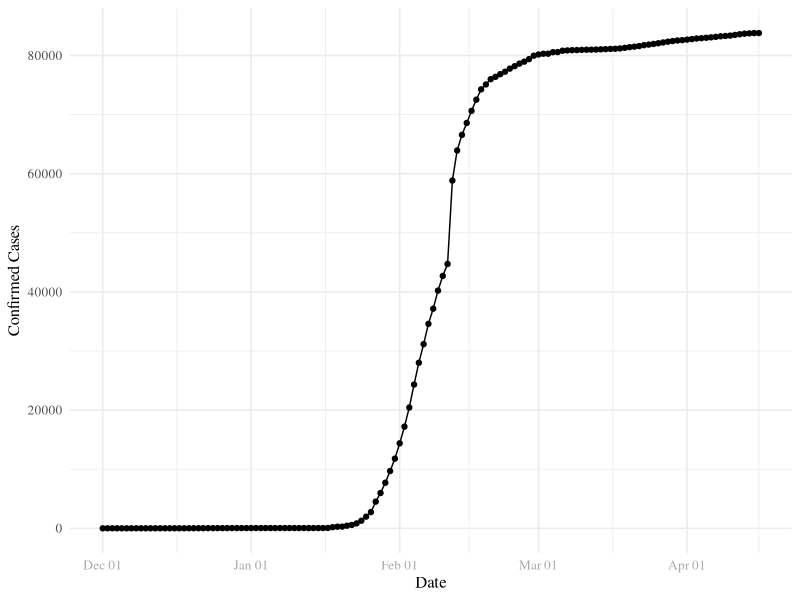
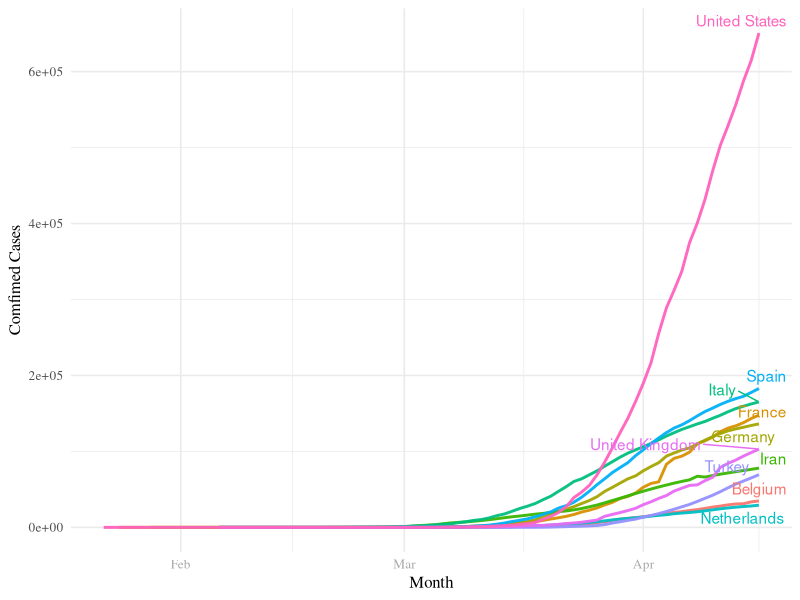
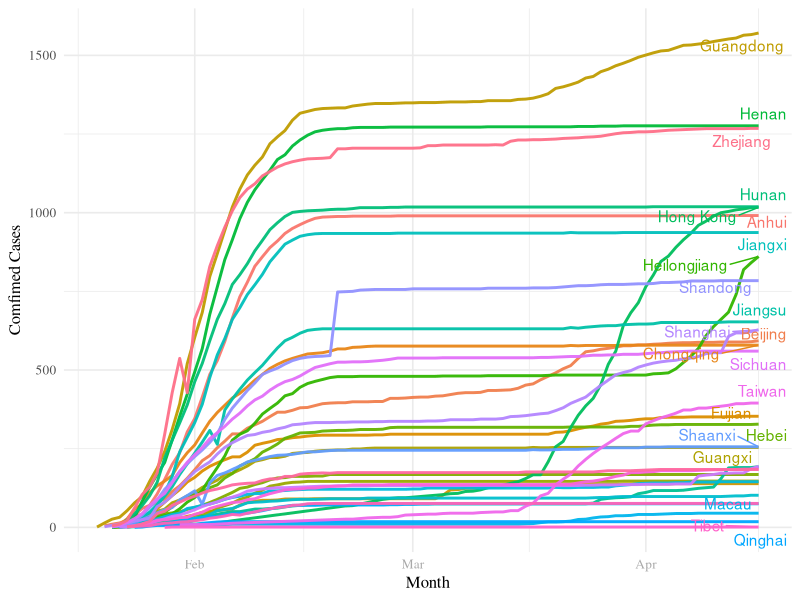
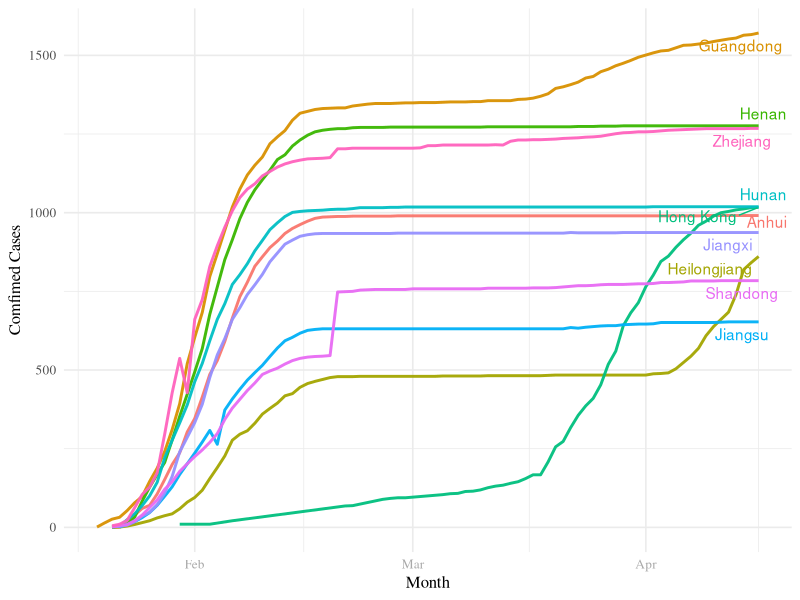

Source code (R) for these figures, in order:
## ---- chunk 1
knitr::opts_chunk$set(echo = TRUE)
## ---- chunk 2
library(lubridate)
require(dplyr)

#Import datasets
Historical_Global_processed <- read.csv("./Data/Processed/Historical_Global_processed.csv")
## ---- chunk 3
require(ggplot2)
#install.packages("ggrepel") 
require(ggrepel)

mytheme <- theme_minimal(base_size = 12, base_family = "Times") + 
  theme(axis.text.x = element_text(color = "DarkGrey"),
        legend.position = "top") 
theme_set(mytheme)

## ---- chunk 4
#Selsct data from China
Historical_China = Historical_Global_processed[Historical_Global_processed$country == 'China',]
head(Historical_China)

# Change date column to date
Historical_China$time <- as.Date(Historical_China$time, format = "%Y-%m-%d") 
class(Historical_China$time)

# Create a ggplot depicting cases incereasing over time
China_Trend <- 
  ggplot(Historical_China, aes(x=time, y=cum_confirm)) +
  geom_point() +
  geom_line() +
  labs(x = "Date", 
       y = "Confirmed Cases") + 
  scale_x_date(date_labels = "%b %d")

print(China_Trend)


## ---- chunk 5
# Check on data frame
head(Historical_Global_processed)
str(Historical_Global_processed)

# Change date column to date
Historical_Global_processed$time <- as.Date(Historical_Global_processed$time, format = "%Y-%m-%d") 
class(Historical_Global_processed$time)

# Remove China data
Historical_Global = Historical_Global_processed[Historical_Global_processed$country != 'China',]
head(Historical_Global)

# Filter out the top ten countries with the highest number of diagnoses (except China)
TopTen_countries <- Historical_Global %>% 
  filter(time >= as.Date("2020-04-16")) %>%
  top_n(10, cum_confirm) %>%
  arrange(desc(cum_confirm)) 

# Selects a column in a data frame and transforms it into a vector
TopTen_countries <- pull(TopTen_countries, country)

Historical_TopTen <- filter(Historical_Global, country %in% TopTen_countries) %>%
  arrange(desc(cum_confirm))
str(Historical_TopTen)

## ---- chunk 6

# Draw plot
ggplot(Historical_TopTen, aes(x = time, y =cum_confirm, color=country)) +
    geom_line(alpha = 0.95, size = 1) +
    geom_text_repel(aes(label=country),
                    function(Historical_TopTen) 
                      Historical_TopTen[Historical_TopTen$time == as.Date("2020-04-16"),])+
    mytheme +
    theme(legend.position = "none") +
    labs(x=expression(paste("Month"))) + 
    labs(y=expression(paste("Comfimed Cases")))+
    labs(color="Country")

## ---- chunk 7
#Import datasets
Historical_China_processed <- read.csv("./Data/Processed/Historical_China_processed.csv",header = TRUE)

head(Historical_China_processed)
str(Historical_China_processed)

# Change date column to date
Historical_China_processed$time <- as.Date(Historical_China_processed$time, format = "%m/%d/%y") 
head(Historical_China_processed)
class(Historical_China_processed$time)

# Remove Hubei province data
Historical_ChinaProvince = Historical_China_processed[Historical_China_processed$province != 'Hubei',]
head(Historical_ChinaProvince)

Historical_ChinaProvinceV2 <- Historical_ChinaProvince %>%
  group_by(time,province) %>%
  summarise(total_confirm = sum(cum_confirm))
## ---- chunk 8
# Create a ggplot depicting cases incereasing over time
Province_Trend <- ggplot(Historical_ChinaProvinceV2, aes(x=time, y=total_confirm, color=province)) +
    geom_line(alpha = 0.95, size = 1) +
    geom_text_repel(aes(label=province),
                    function(Historical_ChinaProvinceV2) 
                      Historical_ChinaProvinceV2[Historical_ChinaProvinceV2$time == as.Date("2020-04-16"),])+
    mytheme +
    theme(legend.position = "none") +
    labs(x=expression(paste("Month"))) + 
    labs(y=expression(paste("Comfimed Cases")))+
    labs(color="province")

print(Province_Trend)
## ---- chunk 9
# Filter out the top ten provinces with the highest number of diagnoses (except Hubei)
TopTen_provinces <- Historical_ChinaProvinceV2 %>% 
  filter(time >= as.Date("2020-04-16")) %>%
  top_n(10, total_confirm) %>%
  arrange(desc(total_confirm)) 

TopTen_provinces <- pull(TopTen_provinces, province)

TenProvinces_China <- filter(Historical_ChinaProvinceV2, province %in% TopTen_provinces) %>%
  arrange(desc(total_confirm))
str(TopTen_provinces)
## ---- chunk 10
# Draw plot
ggplot(TenProvinces_China, aes(x = time, y =total_confirm, color=province)) +
    geom_line(alpha = 0.95, size = 1) +
    geom_text_repel(aes(label=province),
                    function(Historical_ChinaProvinceV2) 
                      Historical_ChinaProvinceV2[Historical_ChinaProvinceV2$time == as.Date("2020-04-16"),])+
    mytheme +
    theme(legend.position = "none") +
    labs(x=expression(paste("Month"))) + 
    labs(y=expression(paste("Comfimed Cases")))+
    labs(color="province")

